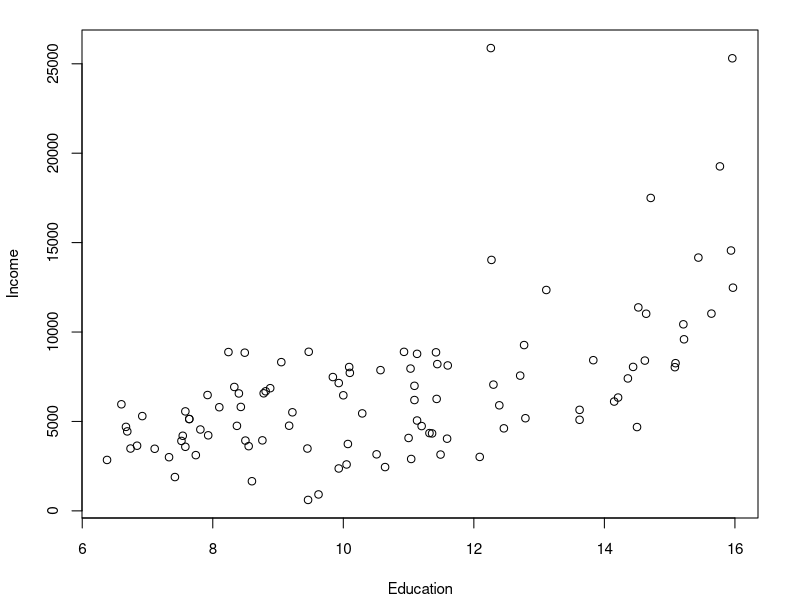
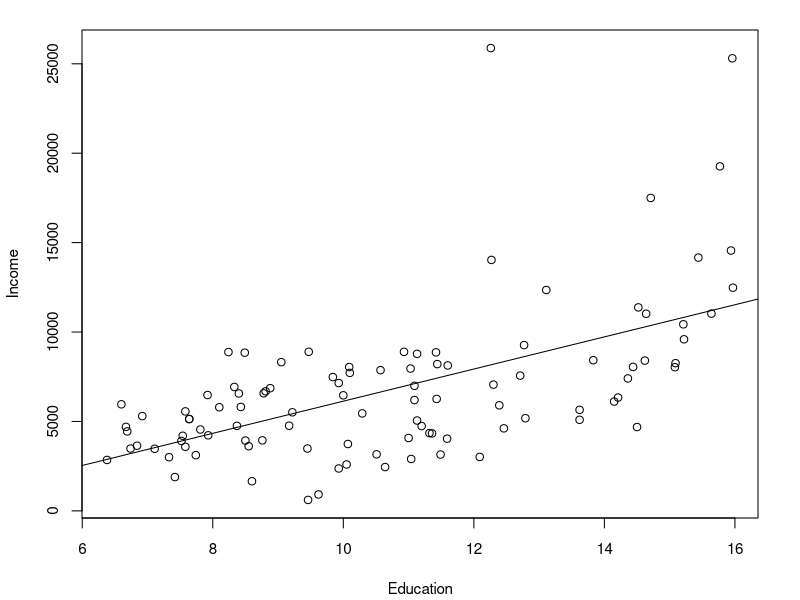
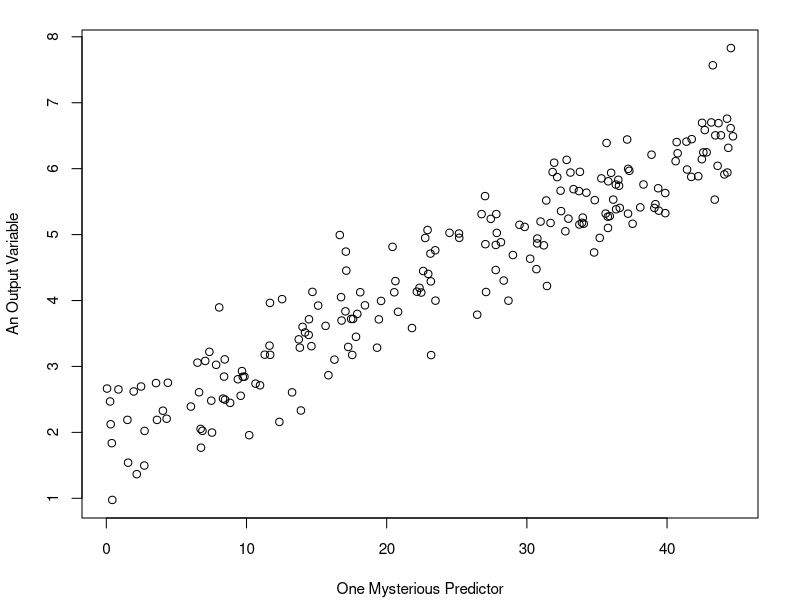
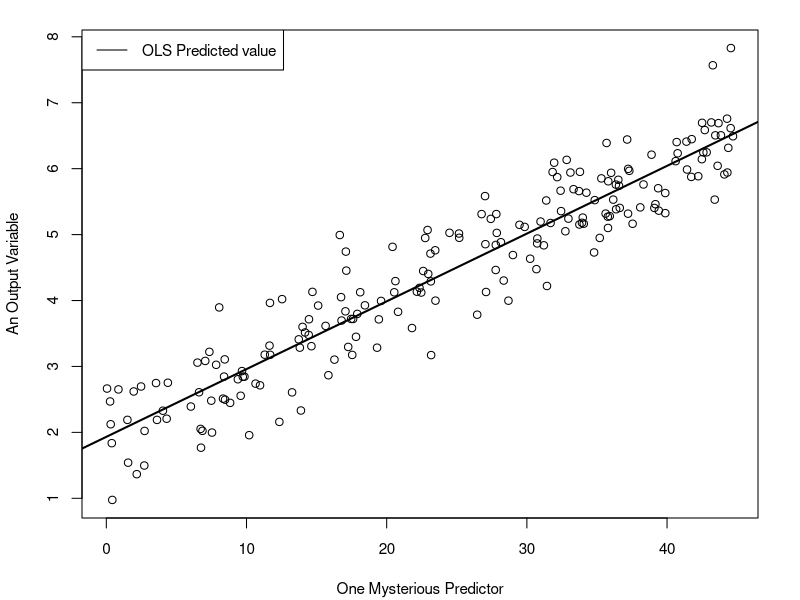
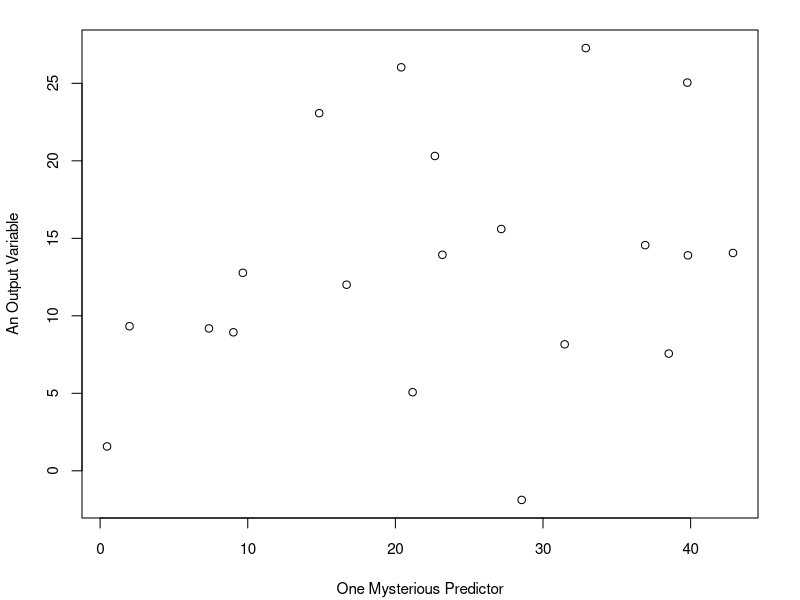
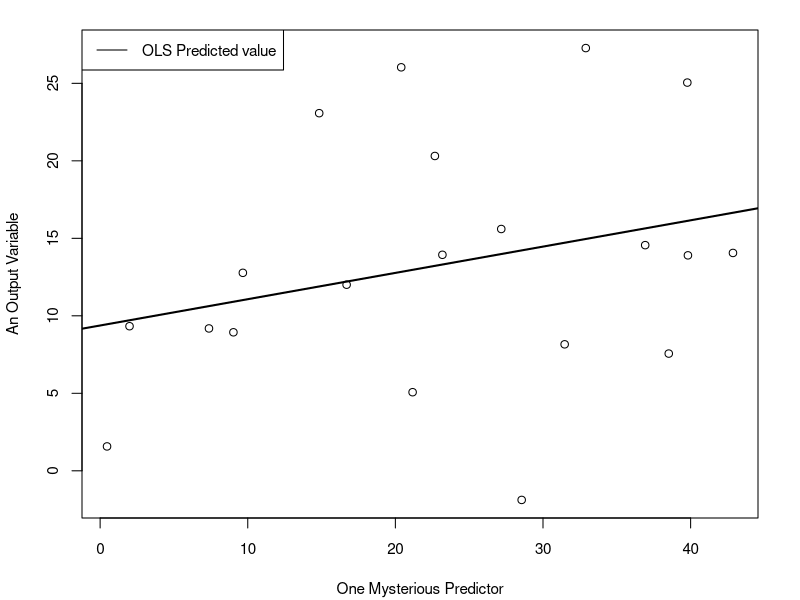
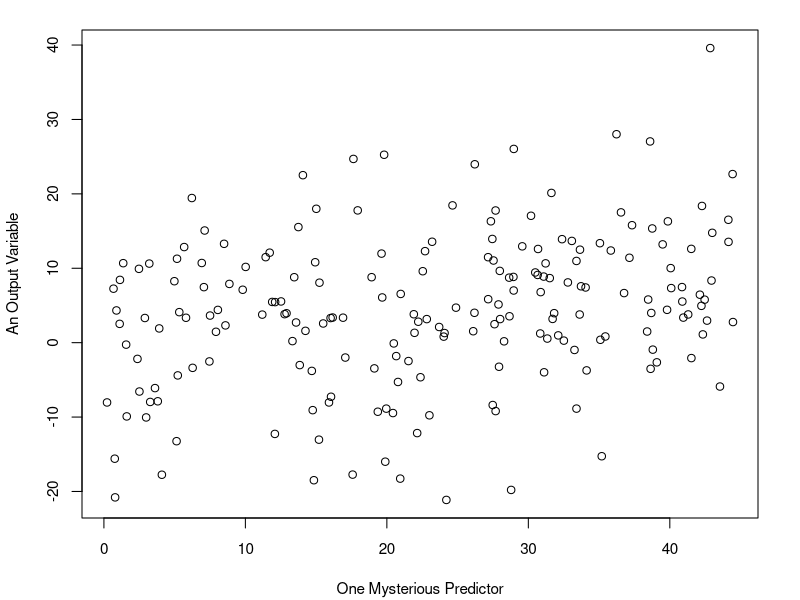
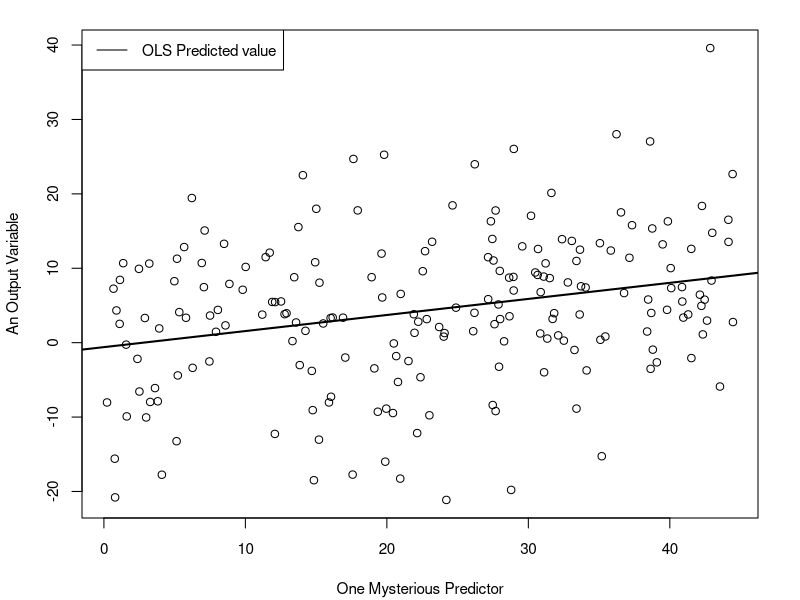

Source code (R) for these figures, in order:
### R code from vignette source '/home/pauljohn/tmp/lyxtmp/lyx_tmpdir.hX3419/lyx_tmpbuf2/Regression-1-lecture.Rnw'
### Encoding: UTF-8

###################################################
### code chunk number 1: Regression-1-lecture.Rnw:23-24
###################################################
  if(exists(".orig.enc")) options(encoding = .orig.enc)


###################################################
### code chunk number 2: Regression-1-lecture.Rnw:79-80
###################################################
dir.create("plots", showWarnings=F)


###################################################
### code chunk number 3: Roptions
###################################################
options(width=100, prompt="> ", continue="+  ")
options(useFancyQuotes = FALSE) 
set.seed(12345)
op <- par() 
pjmar <- c(4.1, 4.1, 1.5, 2.1) 
##pjmar <- par("mar")
par(mar=pjmar, ps=11)
options(SweaveHooks=list(fig=function() par(mar=pjmar, ps=12, xpd=F)))
pdf.options(onefile=F,family="Times",pointsize=12)


###################################################
### code chunk number 4: carinced10
###################################################
library(car)
plot(income ~ education, data=Prestige, ylab="Income", xlab="Education" )


###################################################
### code chunk number 5: carinced20
###################################################
incedmod1 <- lm(income~education, data=Prestige)
plot(income~education, data=Prestige, xlab="Education", ylab="Income")
abline(incedmod1)


###################################################
### code chunk number 6: carinced21
###################################################
summary(incedmod1)


###################################################
### code chunk number 7: outreg10
###################################################
library(rockchalk)
outreg(incedmod1, tight=F)


###################################################
### code chunk number 8: carinced60 (eval = FALSE)
###################################################
## incedmod1 <- lm(income~education, data=Prestige)
## summary(incedmod1)
## anova(incedmod1, test="F")
## vcov(incedmod1)
## confint(incedmod1)
## plot(incedmod1)
## termplot(incedmod1, se=T, partial=T)


###################################################
### code chunk number 9: q10a
###################################################
N <- 200
x <- runif(N, 0, 45)
y <- 2 + 0.1 *x + 0.5 * rnorm(N)
plot(y ~ x, xlab = "One Mysterious Predictor", ylab="An Output Variable")


###################################################
### code chunk number 10: q10b
###################################################
plot(y ~ x, xlab = "One Mysterious Predictor", ylab="An Output Variable")
m1 <- lm(y ~ x)
abline(m1, lwd = 2)
legend("topleft", legend=c("OLS Predicted value"), lty = 1)


###################################################
### code chunk number 11: q20a
###################################################
N <- 20
x <- runif(N, 0, 45)
y <- 2 + 0.4 *x + 7 * rnorm(N)
plot(y ~ x, xlab = "One Mysterious Predictor", ylab="An Output Variable")


###################################################
### code chunk number 12: q20b
###################################################
plot(y ~ x, xlab = "One Mysterious Predictor", ylab="An Output Variable")
m1 <- lm(y ~ x)
abline(m1, lwd = 2)
legend("topleft", legend=c("OLS Predicted value"), lty = 1)


###################################################
### code chunk number 13: q30a
###################################################
N <- 200
x <- runif(N, 0, 45)
y <- 2 + 0.1 *x + 10 * rnorm(N)
plot(y ~ x, xlab = "One Mysterious Predictor", ylab="An Output Variable")


###################################################
### code chunk number 14: q30b
###################################################
plot(y ~ x, xlab = "One Mysterious Predictor", ylab="An Output Variable")
m1 <- lm(y ~ x)
abline(m1, lwd = 2)
legend("topleft", legend=c("OLS Predicted value"), lty = 1)


###################################################
### code chunk number 15: q40a
###################################################
N <- 400
x <- 20 + rgamma(N, shape=2, scale=5)
y <- 2 + 0.1 *x + 10 * rnorm(N)
plot(y ~ x, xlab = "One Mysterious Predictor", ylab="An Output Variable")


###################################################
### code chunk number 16: q40b
###################################################
plot(y ~ x, xlab = "One Mysterious Predictor", ylab="An Output Variable")
m1 <- lm(y ~ x)
abline(m1, lwd = 2)
legend("topright", legend=c("OLS Predicted value"), lty = 1)


###################################################
### code chunk number 17: q50a
###################################################
N <- 400
x <- 20 + rgamma(N, shape=2, scale=5)
y <- 2 + ifelse(x < 30, 2 + 2 *x, 2 + 2 * x - 6 * (x-30)) + 5 * rnorm(N)
plot(y ~ x, col = gray(.50), xlab = "One Mysterious Predictor", ylab="An Output Variable")


###################################################
### code chunk number 18: q50b
###################################################
plot(y ~ x, col = gray(.50), xlab = "One Mysterious Predictor", ylab="An Output Variable")
m1 <- lm(y ~ x)
abline(m1, lwd = 2)
legend("topright", legend=c("OLS Predicted value"), lty = 1)


###################################################
### code chunk number 19: q60a
###################################################
N <- 300
x <- rnorm(N)
xcat2 <- cut(x, breaks=c(-Inf, 0.5, Inf), labels=c("L", "R"))
xcat2c <- contrasts(xcat2)[xcat2, ]	
xcat2n <- as.numeric(xcat2)-1
ycatn <- ifelse(x < x + rnorm(N), 0, 1)
plot.default(ycatn ~ xcat2n, xlim=c(-0.5, 1.5), ylim = c(-0.5, 1.5), xlab = "One Categorical Predictor", ylab="An Output Variable", axes = F, bty="L")
axis(1, at = c(0, 1), labels = c("L","R"))
axis(2, at = c(0, 1), labels = c("L", "H"))


###################################################
### code chunk number 20: q60b
###################################################
m1 <- lm(ycatn ~ xcat2n)
plot.default(ycatn ~ xcat2n, xlim=c(-0.5, 1.5),ylim = c(-0.5, 1.5), xlab = "One Categorical Predictor", ylab="An Output Variable", axes = F, bty="L")
axis(1, at = c(0, 1), labels = c("L=0","R=1"))
axis(2, at = c(0, 1), labels = c("L=0", "H=1"))


###################################################
### code chunk number 21: q70a
###################################################
N <- 300
xcat2 <- cut(rnorm(N), breaks=c(-Inf, 0.5, Inf), labels=c("R", "M"))
xcat2c <- contrasts(xcat2)[xcat2, ]	
xcat2n <- as.numeric(xcat2)-1
y <- 2 + 0.1 * xcat2n + 3 * rnorm(N)
plot.default(y ~ xcat2n, xlim=c(-0.5, 1.5), xlab = "One Categorical Predictor", ylab="An Output Variable", xaxt = "n")
axis(1, at = c(0, 1), labels = c("L","R"))


###################################################
### code chunk number 22: q70b
###################################################
m1 <- lm(y ~ xcat2n)
plot.default(y ~ xcat2n, xlab = "One Categorical Predictor", ylab = "An Output Variable", xaxt = "n", xlim = c(-0.5, 1.5))
axis(1, at = c(0, 1), labels = c("L=0","R=1"))
p1 <- predict(m1, newdata = data.frame(xcat2n = c(0,1)))
lines(c(-0.25, 0.25), c(p1[1], p1[1]), lwd = 2)
lines(c(0.75, 1.25), c(p1[2], p1[2]), lwd = 2)
legend("top", legend=c("OLS Predicted value"), lty = 1)


###################################################
### code chunk number 23: q80a
###################################################
N <- 500 
xcat2 <- cut(rnorm(N), breaks=c(-Inf, -2, 0, 0.5, 1, Inf), labels=c("R", "M", "D", "A", "F"))
xcat2n <- contrasts(xcat2)[xcat2, ]	
y <- 2 + xcat2n %*% c(3.5, -2.0, 1.3, -0.2) + 1 * rnorm(N)
plot(y ~ (as.numeric(xcat2) -1), xlab = "One Ordinal Predictor", ylab="An Output Variable", xaxt = "n")
axis(1, at = 1:5, labels = c("R", "M", "D", "A", "F"))


###################################################
### code chunk number 24: q80b
###################################################
plot(y ~ (as.numeric(xcat2)-1), xlab = "One Mysterious Predictor", ylab="An Output Variable", xaxt = "n")
axis(1, at = 1:5, labels = c("R=0", "M=1", "D=2", "A=3", "F=4"))
m1 <- lm(y ~ as.numeric(xcat2)-1)
abline(m1, lwd = 2)
legend("topright", legend=c("OLS Predicted value"), lty = 1)


###################################################
### code chunk number 25: line20
###################################################
x <- c(0,8)
ftrue <- function(x){3 + 1.3*x}
y <- ftrue(x)
plot(y ~ x, type = "l", xlab = expression(x[i]), ylab = expression(y[i]), ylim = c(0,10), xlim = c(-1,8), axes = F)
axis(1, pos = 0)
axis(2, pos = 0)


###################################################
### code chunk number 26: line90
###################################################
x <- c(0,8); b0=3; b1=1.3
fx <- function(x){b0 + b1*x}
y <- fx(x)
plot(y ~ x, type="l",xlab=expression(paste(x[i])), ylab=expression(paste(y[i])), ylim=c(0,10), xlim=c(-1,8), axes=F)
axis(1, pos=0)
axis(2, pos=0)
lines(c(0,2),c(b0, b0),lty=2)
text(2.2, b0, "the intercept", pos=4)
segments(c(4,5),fx(c(4,4)),c(5,5),fx(c(4,5)))
text(5, fx(3), paste("slope: \n over one \n up", b1), pos=4)


###################################################
### code chunk number 27: RSQ10
###################################################
set.seed(12323)
x <- rnorm(100, m=50,s=10)
y <-  2 + 3 *x + rnorm(100,m=0, s=20)
y2 <- 2 + 3 * x + rnorm(100, m=10, s=80)
mod1 <- lm(y ~ x)
mod2 <- lm(y2 ~ x)
plot(x,y, main="", xlab="Indep. Var.", ylab="Dep. Var",ylim=1.2*range(y2))
abline(2,3,lty=4, col="red")
abline(mod1)
legend("bottomright",legend=c("True Relationship","Sample Estimate"), lty=c(4,1),col=c("red","black"))


###################################################
### code chunk number 28: RSQ20
###################################################
plot(x,y2, main="", xlab="Indep. Var.", ylab="Dep. Var.",ylim=1.2*range(y2))
abline(2,3,lty=4, col="red")
abline(mod2)
legend("bottomright",legend=c("True Relationship","Sample Estimate"), lty=c(4,1),col=c("red","black"))


###################################################
### code chunk number 29: cor10
###################################################
set.seed(234234)
N <- 25; stde <- 2; b <- 0.14
x <- rnorm(N, m=50, sd=10)
x <- x[order(x)]
y <- 0.3 + b*x + rnorm(N, m=0, sd=stde)
mx <- round(mean(x),2)
my <- round(mean(y),2)
rx <- range(x)
ry <- range(y)
cov(x,y)
plot(x,y, main="")


###################################################
### code chunk number 30: cor30
###################################################
mycols <- ifelse((x-mx)*(y-my) > 0, "blue","red")
plot(x,y, main="", col=mycols)
abline(h=my, lty=4, col="black")
abline(v=mx, lty=4, col="black")
mtext(bquote(bar(x) ==.(mx)), side=1, line=2, at=mx)
mtext(bquote(bar(y) ==.(my)), side=2, line=2, at=my)


###################################################
### code chunk number 31: cor61
###################################################
plot(x,y, main="")
abline(h=my, lty=4, col="black")
abline(v=mx, lty=4, col="black")
mtext(bquote(bar(x) ==.(mx)), side=1, line=2, at=mx)
mtext(bquote(bar(y) ==.(my)), side=2, line=2, at=my)
text(1.2*rx[1],ry[2],pos=1, paste("Cov[x,y]=",round(cov(x,y),2),"\n r=",round(cor(x,y),2)))


###################################################
### code chunk number 32: cor70
###################################################
N <- 25; stde <- 3; b <- -1.0
x <- rnorm(N, m=50, sd=10)
x <- x[order(x)]
y <- 0.3 + b*x + rnorm(N, m=0, sd=stde)
mx <- round(mean(x),2)
my <- round(mean(y),2)
rx <- range(x)
ry <- range(y)
plot(x,y, main="")
abline(h=my, lty=4, col="black")
abline(v=mx, lty=4, col="black")
mtext(bquote(bar(x) ==.(mx)), side=1, line=2, at=mx)
mtext(bquote(bar(y) ==.(my)), side=2, line=2, at=my)
text(.9*rx[2],ry[2],pos=1, paste("Cov[x,y]=",round(cov(x,y),2),"\n r=", round(cor(x,y),2)))


###################################################
### code chunk number 33: reg10
###################################################
b0 <- 3; b1 <- 0.25; stde <- 0.0
x <- rnorm(100, m=50, s=10)
x <- x[order(x)]
y <- b0 + b1 * x
rx <- range(x)
ry <- range(y)
plot(y ~ x, type="p", xlab="x: the IV", ylab="y: the DV")
text(.8*rx[2],ry[2],pos=1, paste("Cov[x,y]=",round(cov(x,y),2),"\n r=",round(cor(x,y),2)))


###################################################
### code chunk number 34: reg20
###################################################
b0 <- 3; b1 <- 0.25; stde <- 5
e1 <- rnorm(100,m=0, s=1)
y <- b0 + b1 * x + stde*e1
rx <- range(x)
ry <- range(y)
plot(y ~ x, type="p", xlab="x: the IV", ylab="y: the DV")
abline(lm(y~x))
text(.93*rx[2],ry[1],pos=3, paste("Cov[x,y]=",round(cov(x,y),2),"\n r=",round(cor(x,y),2)))


###################################################
### code chunk number 35: reg20mod
###################################################
library(rockchalk)
mod <- lm(y~x)
outreg(mod, tight=F, showAIC=F, float=F)


###################################################
### code chunk number 36: reg30
###################################################
b0 <- 3; b1 <- 0.25; stde <- 10
y <- b0 + b1 * x + stde*e1
rx <- range(x)
ry <- range(y)
mod <- lm(y~x)
plot(y ~ x, type="p", xlab="x: the IV", ylab="y: the DV")
text(.93*rx[2],ry[1],pos=3, paste("Cov[x,y]=",round(cov(x,y),2),"\n r=",round(cor(x,y),2)))
abline(mod, col="gray80")


###################################################
### code chunk number 37: reg30mod
###################################################
outreg(mod, tight=F, showAIC=F, float=F)


###################################################
### code chunk number 38: reg45
###################################################
b0 <- 3; b1 <- 0.25; stde <- 50
y <- b0 + b1 * x + stde*e1
rx <- range(x)
ry <- range(y)
mod <- lm(y~x)
plot(y ~ x, type="p", xlab="x: the IV", ylab="y: the DV")
text(.93*rx[2],ry[1],pos=3, paste("Cov[x,y]=",round(cov(x,y),2),"\n r=",round(cor(x,y),2)))
abline(mod, col="gray80")


###################################################
### code chunk number 39: reg45mod
###################################################
outreg(mod, tight=F, showAIC=F, float=F)


###################################################
### code chunk number 40: reg50
###################################################
b0 <- 3; b1 <- 2; stde <- 50
y <- b0 + b1 * x + stde*e1
rx <- range(x)
ry <- range(y)
mod <- lm(y~x)
plot(y ~ x, type="p", xlab="x: the IV", ylab="y: the DV")
text(.93*rx[2],ry[1],pos=3, paste("Cov[x,y]=",round(cov(x,y),2),"\n r=",round(cor(x,y),2)))
abline(mod, col="gray80")


###################################################
### code chunk number 41: reg50mod
###################################################
outreg(mod, tight=F, showAIC=F, float=F)


###################################################
### code chunk number 42: reg60
###################################################
b0 <- 3; b1 <- 10
y <- b0 + b1 * x + stde*e1
rx <- range(x)
ry <- range(y)
mod <- lm(y~x)
plot(y ~ x, type="p", xlab="x: the IV", ylab="y: the DV")
text(.93*rx[2],ry[1],pos=3, paste("Cov[x,y]=",round(cov(x,y),2),"\n r=",round(cor(x,y),2)))
abline(mod, col="gray80")


###################################################
### code chunk number 43: reg60mod
###################################################
outreg(mod, tight=F, showAIC=F, float=F)


###################################################
### code chunk number 44: reg70
###################################################
b0 <- 3; b1 <- 10
y <- b0 + b1 * x + stde*e1
rx <- range(x)
ry <- range(y)
x2 <- x
x2[x2 > mean(x)] <- NA
mod <- lm(y~x2)
plot(y ~ x, type="n", xlab="x: the IV", ylab="y: the DV")
points(x2,y)
text(.93*rx[2],ry[1],pos=3, paste("Cov[x,y]=",round(cov(x2,y,use="complete.obs"),2),"\n r=",round(cor(x2,y,use="complete.obs"),2)))
abline(mod, col="gray80")


###################################################
### code chunk number 45: reg70mod
###################################################
outreg(mod, tight=F, showAIC=F, float=F)
